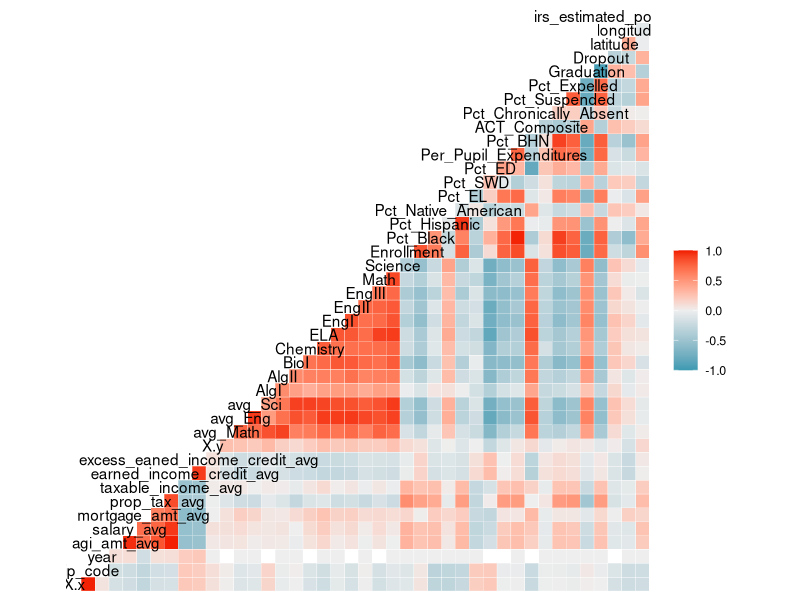

The R source for this figure: (Note: this script raises an error after producing the figure.)
library("tidyverse")
library("dplyr")
library("magrittr")
library("ggplot2")
#install.packages("readxl")
library("readxl")
#install.packages("GGally")
library("GGally")
#install.packages("broom")
library("broom")

# reading in each of the IRS data sets and the core dataframe

tn_2011 <- read.csv("data/irs_2011.csv")
tn_2012 <- read.csv("data/irs_2012.csv")
tn_2013 <- read.csv("data/irs_2013.csv")
tn_2014 <- read.csv("data/irs_2014.csv")
tn_2015 <- read.csv("data/irs_2015.csv")
core <- read.csv("data/education_data.csv")

#rowbinding all the irs data together

tn_irs <- rbind(tn_2011, tn_2012, tn_2013, tn_2014, tn_2015)

#filtering for totals on the agi_range columns to create a concise total tn irs dataframe

tn_irs_total <- tn_irs %>% 
  filter(agi_range == 'Total')

#merging core data with irs data - first need to make both zip_code columns are of the same type and column name

colnames(core)[colnames(core) == 'zip'] <- 'zip_code'
core$zip_code <- as.numeric(core$zip_code)
tn_irs_total$zip_code <- as.numeric(tn_irs_total$zip_code)

merged <- tn_irs_total %>% 
  inner_join(core, by = 'zip_code')

View(merged)

#Starting at a birds-eye view of total correlation
#subsetting the df to take a closer look at specific correlation

ggcorr(merged)

total_2 <- select(year, agi_amt_avg,salary_avg,mortgage_amt_avg,prop_tax_avg,taxable_income_avg,
                  taxable_income_amt, earned_income_credit_avg,excess_eaned_income_credit_avg,avg_Eng, avg_Sci, avg_Math, Pct_Expelled, Pct_BHN,
                  Pct_Suspended, ACT_Composite,earned_income_credit_avg, Pct_ED,Pct_SWD
)

chart.Correlation(total_2, histogram=TRUE, pch=19)

#What do I want to explore?

avgs_by_county <- merged %>% 
  group_by(county, year, CORE_region) %>% 
  summarise(avg_Math = mean(avg_Math),
            avg_Eng = mean(avg_Eng),
            avg_Sci = mean(avg_Sci)) %>% 
  arrange(desc(avg_Math), desc(avg_Eng), desc(avg_Sci)) %>% 
  ungroup() %>% 
  View()

#Basic Scatterplot Matrices using the pairs function to visualize broad relationships

pairs(~as.numeric(agi_amt)+Graduation+Pct_BHN+Dropout, data=merged,
      main="Simple Scatterplot Matrix")

pairs(~as.numeric(avg_Math)+Graduation+Pct_BHN+as.numeric(avg_Eng), data=merged,
      main="Simple Scatterplot Matrix")

pairs(~as.numeric(agi_amt)+Graduation+Pct_BHN+as.numeric(ACT_Composite), data=merged,
      main="Simple Scatterplot Matrix")

#Exploring the correlation between salary_avg and charitable_contribution_count

mod <- lm(salary_avg ~ charitable_contribution_count, data = merged)

coef(mod)
summary(mod)
plot(mod)
aug <- augment(mod)
glimpse(aug)

#Calculating R^2 (the coefficient of determination)

aug %>%
  summarize(var_y = var(charitable_contribution_count), var_e = var(.resid)) %>%
  mutate(R_squared = 1 -(var_e / var_y))


